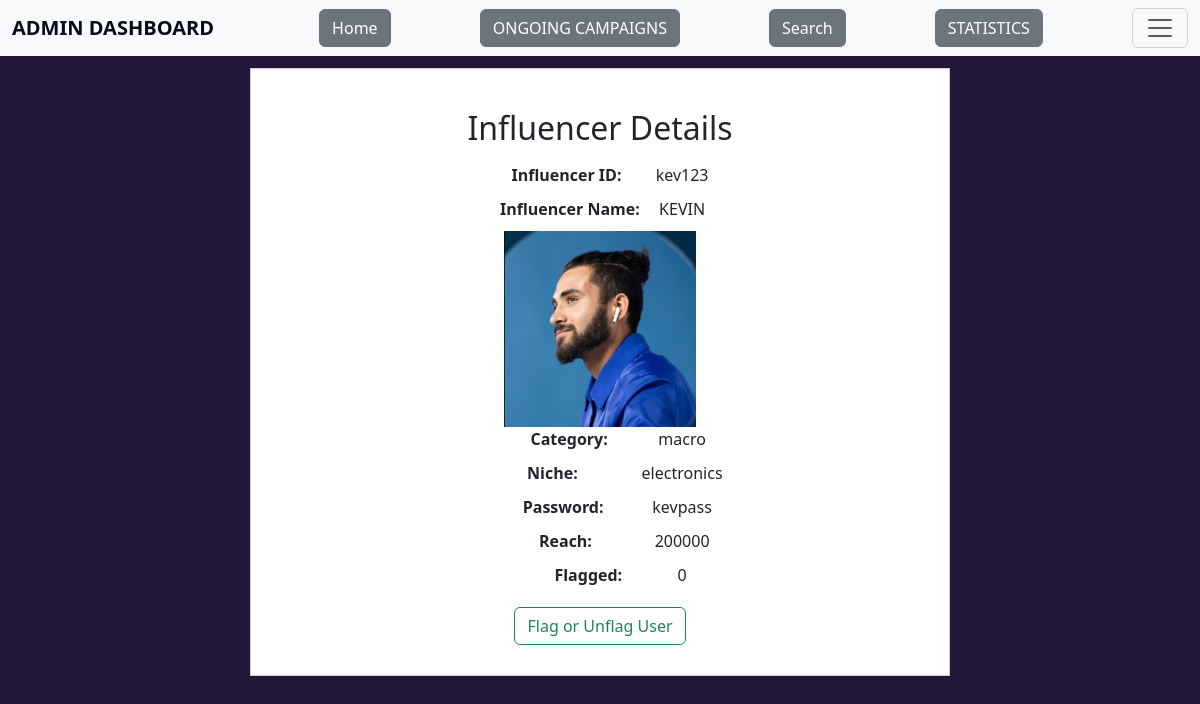
The app's page /influencer/kev123 with its own data.
### application/models.py (models this page shows, shortened)
class Influencer(db.Model):
    __tablename__="influencer"
    inf_id=db.Column(db.String,primary_key=True,nullable=False)
    inf_name=db.Column(db.String)
    inf_password=db.Column(db.String,nullable=False)
    inf_category=db.Column(db.String,nullable=False)
    inf_niche=db.Column(db.String,nullable=False)
    inf_reach=db.Column(db.Integer,nullable=False)
    flagged=db.Column(db.Integer, default=0)
    rating=db.Column(db.Numeric(1,1),default=0)
    inf_num_rating=db.Column(db.Integer, default=0)
    inf_total_rating=db.Column(db.Numeric, default=0)
    inf_req=db.relationship('Adrequest',cascade='all, delete-orphan')

### application/controllers.py (the view)
@app.route("/influencer/<inf_id>",methods=["GET"])
def inf_details(inf_id):
    inf=Influencer.query.get(inf_id)
    return render_template("inf_details.html",inf=inf)

### templates/inf_details.html (shortened to what this page needs)
<!DOCTYPE html>
<html lang="en">
<head>
    <link href="https://cdn.jsdelivr.net/npm/bootstrap@5.3.3/dist/css/bootstrap.min.css" rel="stylesheet">
</head>
<body>
    <nav class="navbar bg-body-tertiary fixed-top">
        <div class="container-fluid">
            <a class="navbar-brand" >ADMIN DASHBOARD</a>
            <a href="/admin_dashboard"><button class="btn btn-secondary">Home</button></a>
            <a href="/ongoing_camp"><button class="btn btn-secondary">ONGOING CAMPAIGNS</button></a>
            <a href="{{url_for('adminsearch', search_type='common')}}"><button class="btn btn-secondary">Search</button></a>
            <a href="/admin_summary"><button class="btn btn-secondary">STATISTICS</button></a>
            <button class="navbar-toggler" type="button" data-bs-toggle="offcanvas" data-bs-target="#offcanvasNavbar" aria-controls="offcanvasNavbar" aria-label="Toggle navigation">
                <span class="navbar-toggler-icon"></span>
            </button>
        </div>
    </nav>
<body>
    <div class="container mt-5">
        <h1 class="mb-3">Influencer Details</h1>
        <div class="detail"><strong>Influencer ID:</strong> {{inf.inf_id}}</div>
        <div class="detail"><strong>Influencer Name:</strong> {{inf.inf_name}}</div>
        <img id="image" src="/static/{{ inf.inf_id }}.jpeg" alt="" class="small-image">
        <div class="detail"><strong>Category:</strong> {{inf.inf_category}}</div>
        <div class="detail"><strong>Niche:</strong> {{inf.inf_niche}}</div>
        <div class="detail"><strong>Password:</strong> {{inf.inf_password}}</div>
        <div class="detail"><strong>Reach:</strong> {{inf.inf_reach}}</div>
        <div class="detail"><strong>Flagged:</strong> {{inf.flagged}}</div>
        <a href="{{url_for('inf_flag', inf_id=inf.inf_id) }}"><button class="btn btn-outline-success" type="button">Flag or Unflag User</button></a>
    </div>
</body>
</html>

### templates/inf_details.html (style rules this page uses)
body { padding-top: 20px;background-color:rgb(34, 23, 59); }
h1, h2 { margin-top: 50px; }
.navbar-brand { font-weight: bold; }
.navbar, .offcanvas-header, .offcanvas-body { background-color: #f0f2ec; }
.navbar-brand, .nav-link, .offcanvas-title { color: #020b17; }
.btn-primary, .btn-outline-success { margin-top: 10px; }
.container { background-color: #ffffff; border: 1px solid #ccc; padding: 30px; max-width: 700px; margin: 20px auto; text-align: center; }
.container h1 { font-size: 2rem; margin-bottom: 20px; margin-top:10px }
.detail { margin-bottom: 10px; }
.detail strong { display: inline-block; width: 150px; margin-right: 10px; }
.small-image { width: 30%; height: 40%; }

### records on screen
Influencer: inf_id "kev123", inf_name "KEVIN", inf_id (picture), inf_category "macro", inf_niche "electronics", inf_password "kevpass", inf_reach "200000", flagged "0"
